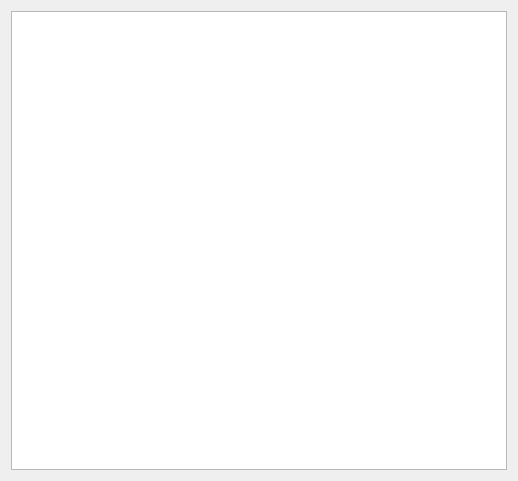
<?xml version="1.0" encoding="UTF-8"?>
<ui version="4.0">
 <class>HelpDialog</class>
 <widget class="QDialog" name="HelpDialog">
  <property name="geometry">
   <rect>
    <x>0</x>
    <y>0</y>
    <width>518</width>
    <height>481</height>
   </rect>
  </property>
  <property name="windowTitle">
   <string>Dialog</string>
  </property>
  <layout class="QGridLayout" name="gridLayout_2">
   <item row="0" column="0">
    <layout class="QGridLayout" name="gridLayout">
     <item row="0" column="0">
      <widget class="QTextBrowser" name="textBrowser"/>
     </item>
    </layout>
   </item>
  </layout>
 </widget>
 <resources/>
 <connections/>
</ui>
